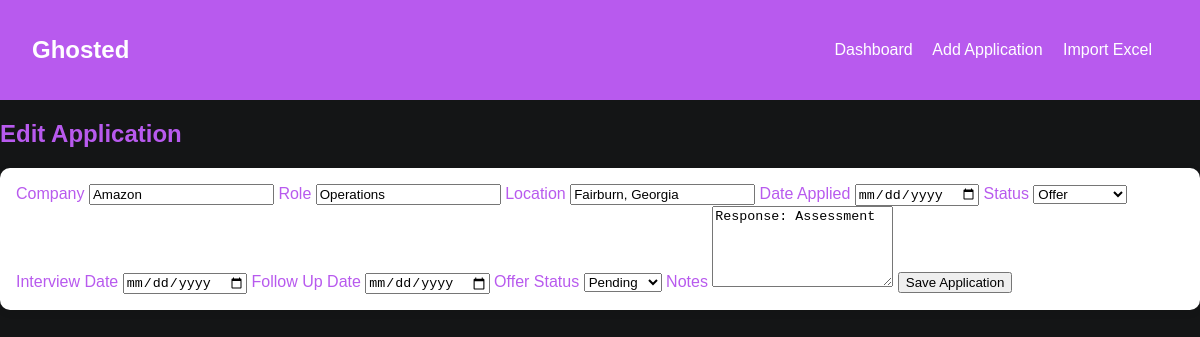
The page /edit/762 on the database its author committed.
### tables this page shows
CREATE TABLE applications (
            id INTEGER PRIMARY KEY AUTOINCREMENT,
            company TEXT NOT NULL,
            role TEXT NOT NULL,
            location TEXT,
            date_applied TEXT,
            status TEXT NOT NULL,
            interview_date TEXT,
            follow_up_date TEXT,
            offer_status TEXT,
            notes TEXT
        );

### app.py (the view, shortened to what this page needs)
    @app.route("/edit/<int:app_id>", methods=["GET", "POST"])
    def edit_application(app_id: int):
        conn = get_db_connection()
        application = conn.execute("SELECT * FROM applications WHERE id = ?", (app_id,)).fetchone()
        if application is None:
            conn.close()
            flash("Application not found.")
            return redirect(url_for("index"))
        conn.close()
        return render_template("form.html", application=application)

### db.py (called while the page is built)
def get_db_connection() -> sqlite3.Connection:
    conn = sqlite3.connect(DB_PATH)
    conn.row_factory = sqlite3.Row
    return conn

### templates/form.html
{% extends 'base.html' %}
{% block content %}
<h2>{{ 'Edit Application' if application else 'Add Application' }}</h2>
<form method="POST" class="form-grid">
    <label>Company
        <input type="text" name="company" value="{{ application.company if application else '' }}" required>
    </label>
    <label>Role
        <input type="text" name="role" value="{{ application.role if application else '' }}" required>
    </label>
    <label>Location
        <input type="text" name="location" value="{{ application.location if application else '' }}">
    </label>
    <label>Date Applied
        <input type="date" name="date_applied" value="{{ application.date_applied if application else '' }}">
    </label>
    <label>Status
        <select name="status">
            {% set current_status = application.status if application else 'Applied' %}
            {% for option in ['Interested', 'Applied', 'Interviewing', 'Final Round', 'Offer', 'Rejected'] %}
                <option value="{{ option }}" {% if current_status == option %}selected{% endif %}>{{ option }}</option>
            {% endfor %}
        </select>
    </label>
    <label>Interview Date
        <input type="date" name="interview_date" value="{{ application.interview_date if application else '' }}">
    </label>
    <label>Follow Up Date
        <input type="date" name="follow_up_date" value="{{ application.follow_up_date if application else '' }}">
    </label>
    <label>Offer Status
        <select name="offer_status">
            {% set current_offer = application.offer_status if application else 'Pending' %}
            {% for option in ['Pending', 'Received', 'Accepted', 'Declined', 'N/A'] %}
                <option value="{{ option }}" {% if current_offer == option %}selected{% endif %}>{{ option }}</option>
            {% endfor %}
        </select>
    </label>
    <label class="full-width">Notes
        <textarea name="notes" rows="5">{{ application.notes if application else '' }}</textarea>
    </label>
    <button class="button" type="submit">Save Application</button>
</form>
{% endblock %}

### static/css/style.css (style rules this page uses)
body { font-family: Arial, sans-serif; margin: 0; background: #141516; color: #b85aee; }
.card, .table-section, .upload-box, form { background: white; border-radius: 10px; padding: 1rem; box-shadow: 0 2px 8px rgba(0,0,0,0.08); }

### rows shown on the page
applications: company "Amazon", role "Operations", location "Fairburn, Georgia", status "Offer", notes "Response: Assessment"

### other values the page prints
{{ 'Edit Application' if application else 'Add Application' }} "Edit Application"
form field offer_status "Pending"
